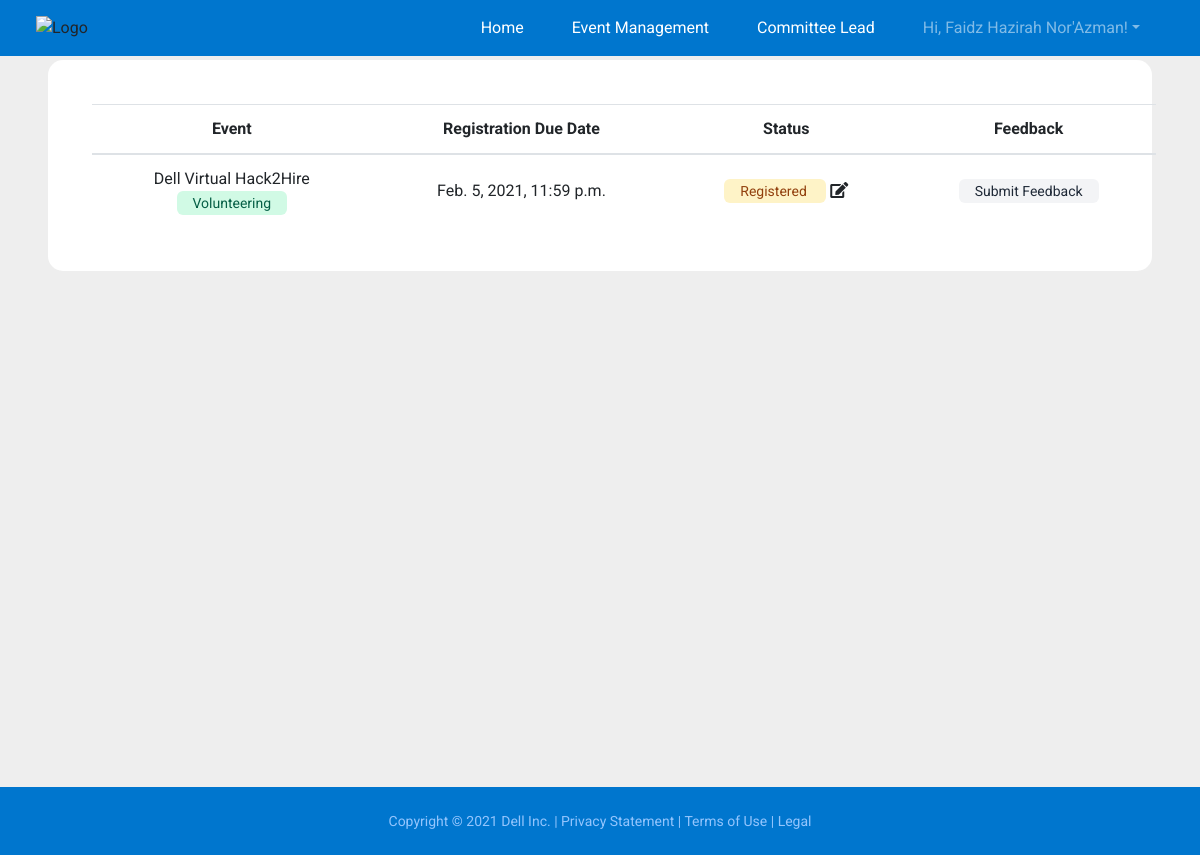
The app's page /app/event_management (signed in), older data.
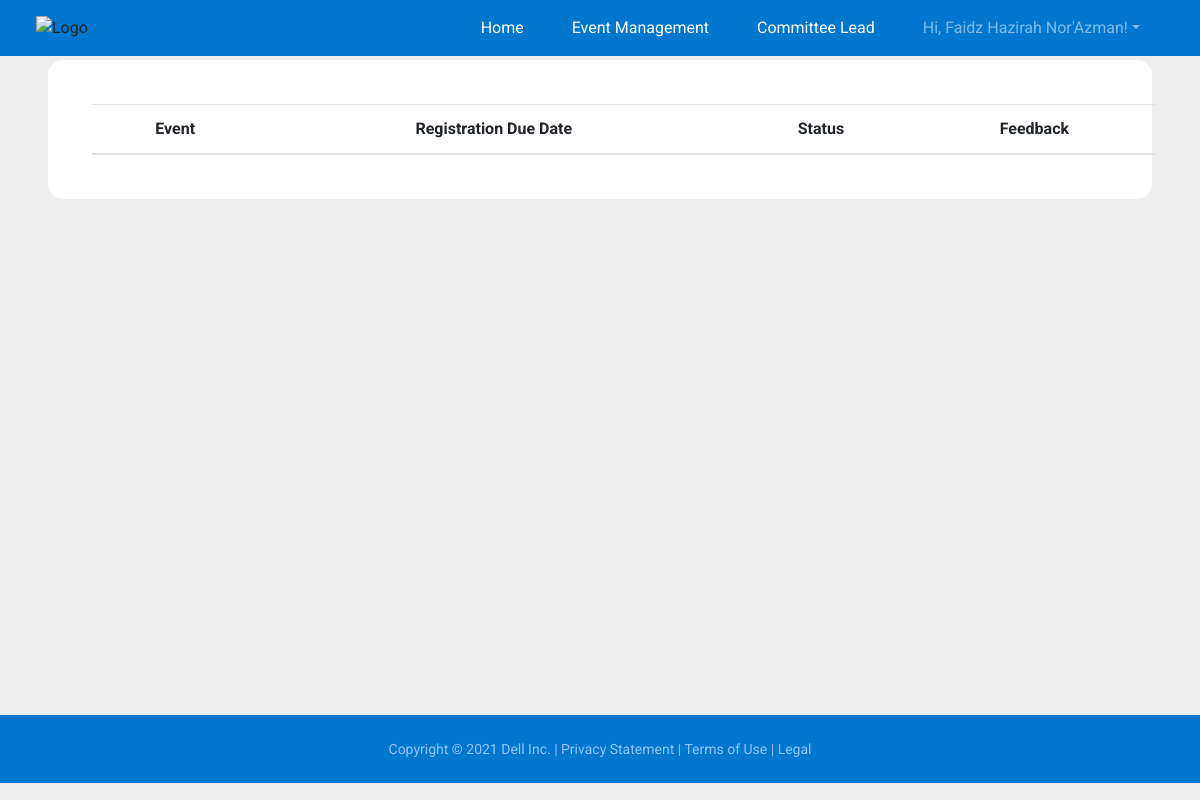
The same page, newer data.
### main/models.py (models this page shows, shortened)
class Registration(models.Model):
    participant_fk = models.ForeignKey(
        settings.AUTH_USER_MODEL,
        on_delete=models.CASCADE
    )
    event_fk = models.ForeignKey(
        'main.Event',
        on_delete=models.CASCADE
    )
    status_fk = models.ForeignKey(
        'main.Status',
        on_delete=models.CASCADE,
        default=''
    )

class Event(models.Model):
    name = models.CharField(max_length=100)
    category = models.ForeignKey(
        'main.Category',
        on_delete=models.CASCADE
    )
    start_datetime = models.DateTimeField(null=True, blank=True)
    end_datetime = models.DateTimeField(null=True, blank=True)
    reg_due_datetime = models.DateTimeField(null=True, blank=True)
    virtual = models.BooleanField(default=False)
    description = models.TextField(max_length=1000)
    venue_platform = models.CharField(max_length=100, default='Not Set')
    prog_mgr = models.ManyToManyField(settings.AUTH_USER_MODEL, related_name="prog_mgr")
    comm_lead = models.ManyToManyField(settings.AUTH_USER_MODEL)
    speaker = models.CharField(max_length=100, default='Not Set')
    status_fk = models.ForeignKey(
        'main.Status',
        on_delete=models.CASCADE,
        default=''
    )
    img_url = models.CharField(max_length=5000)

class Category(models.Model):
    name = models.CharField(max_length=50)

class Status(models.Model):
    name = models.CharField(max_length=50)

### main/views.py (the view)
# urls.py: path('event_management', views.pt_event_mngt, name="pt_event_mngt"),
@login_required(login_url='login')
def pt_event_mngt(request):
    if request.method == 'POST':
        return redirect('pt_event_mngt')
    else:
        context = {
            'event_reg': Registration.objects.filter(participant_fk=Account.objects.get(email=request.user.email))
        }
        return render(request, 'pt_event_mngt.html', context)

### main/templates/pt_event_mngt.html (shortened to what this page needs)
{% extends "user_base.html" %}
{% load static %}
    {% block body %}
    <section>
        <table id="event_management" class="table m-6 divide-y divide-gray-200 align-middle" style="width:100%">
            <thead>
                <tr>
                    <th>Event</th>
                    <th>Registration Due Date</th>
                    <th>Status</th>
                    <th>Feedback</th>
                </tr>
            </thead>
            <tbody>
                {% for reg in event_reg %}
                {% if reg.status_fk.name == 'Registered' or reg.status_fk.name == 'Attended' or reg.status_fk.name == 'Postponed' %}
                <tr>
                    <td class="row-center">
                        <div>
                            {{ reg.event_fk.name }}
                        </div>
                        {% if reg.event_fk.category.name == 'Trainings' %}
                        <span class="text-sm rounded-md bg-yellow-100 text-yellow-800 px-3 py-1">
                            {{ reg.event_fk.category.name }}
                        </span>
                        {% elif reg.event_fk.category.name == 'Social Hangouts' %}
                        <span class="text-sm rounded-md bg-indigo-100 text-indigo-800 px-3 py-1">
                            {{ reg.event_fk.category.name }}
                        </span>
                        {% elif reg.event_fk.category.name == 'Volunteering' %}
                        <span class="text-sm rounded-md bg-green-100 text-green-800 px-3 py-1">
                            {{ reg.event_fk.category.name }}
                        </span>
                        {% elif reg.event_fk.category.name == 'Summits' %}
                        <span class="text-sm rounded-md bg-red-100 text-red-800 px-3 py-1">
                            {{ reg.event_fk.category.name }}
                        </span>
                        {% endif %}
                    </td>
                    <td class="row-center">{{ reg.event_fk.reg_due_datetime }}</td>
                    <td class="row-center">
                        {% if reg.status_fk.name == 'Attended' %}
                        <span
                            class="text-sm rounded-md bg-green-100 text-green-800 px-3 py-1">
                            {{ reg.status_fk.name }}
                        </span>
                        {% else %}
                        <span
                            class="text-sm rounded-md bg-yellow-100 text-yellow-800 px-3 py-1">
                            {{ reg.status_fk.name }}
                        </span>
                        <a id="pt-event-status-modal-pop" style="cursor: pointer;"
                            data-url="{% url 'pt_event_status_modal' reg.id %}" title="Edit Status"><i
                                class="fas fa-edit ml-1"></i>
                        </a>
                        {% endif %}
                    </td>
                    <td class="row-center">
                        {% if reg.status_fk.name == 'Attended' or reg.event_fk.status_fk.name == 'Completed' %}
                        <a id="pt-event-feedback-modal-pop" style="cursor: pointer;"
                            data-url="{% url 'pt_event_feedback_modal' reg.id %}"
                            class="hover:no-underline text-sm rounded-md bg-blue-100 text-blue-800 px-3 py-1">Submit
                            Feedback</a>
                        {% else %}
                        <span class="hover:no-underline text-sm rounded-md bg-gray-100 text-gray-800 px-3 py-1">Submit
                            Feedback</span>
                        {% endif %}
                    </td>
                </tr>
                {% endif %}
                {% endfor %}
            </tbody>
        </table>
    </section>
    {% endblock %}
    {% block footer_adjust %}
    <div style="min-height: 61vh;">
    </div>
    {% endblock %}

Row changes from the older to the newer data that the page shows:
removed Registration: event_fk.name "Dell Virtual Hack2Hire", event_fk.category.name "Volunteering", event_fk.reg_due_datetime "Feb. 5, 2021, 11:59 p.m.", status_fk.name "Registered", shows "Submit Feedback"
